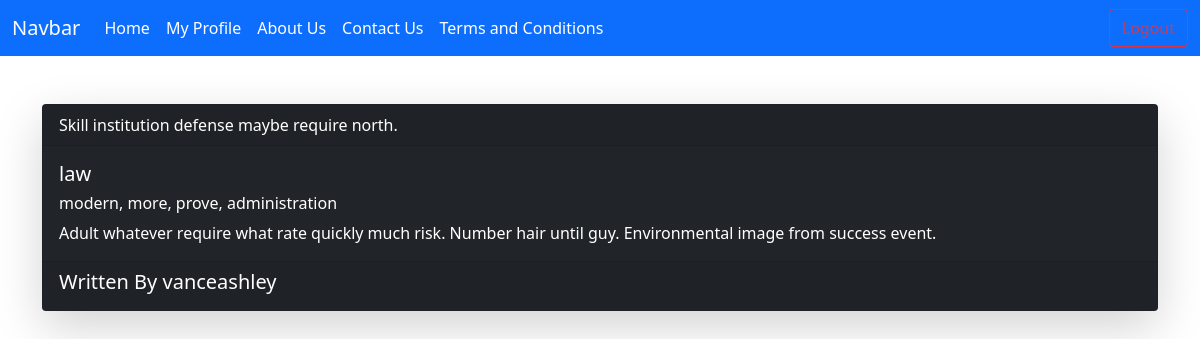
Screenshot of /readFull/4 (signed in) with the database file from the repository.
### snippetApp/models.py (models this page shows, shortened)
class Code(models.Model):
    title=models.CharField(max_length=250)
    code_content=models.TextField()
    language=models.CharField(max_length=50)
    tags=models.CharField(max_length=250,blank=True,null=True)
    user=models.ForeignKey(User,on_delete=models.CASCADE)

### snippetApp/views.py (the view)
# urls.py: path('readFull/<id>',views.readFull,name="readFull"),
@login_required(login_url="/login/")
def readFull(request,id):
    obj=Code.objects.get(id=id)
    context={'CodeContent':obj}
    return render(request,"readFull.html",context)

### snippetApp/templates/readFull.html (shortened to what this page needs)
{% extends "base.html" %}
{%block content%}
<div class="mt-5 ">
    {% if CodeContent %}
        <div class=" cards ">
            <div class="card text-white bg-dark mb-3 p-6 shadow-lg">
                <div class="card-header">
                    {{CodeContent.title}}
                </div>
                <div class="card-body">
                    <h5 class="card-title">{{CodeContent.language}}</h5>
                    <h6>{{CodeContent.tags}}</h6>
                    <p class="card-text">{{CodeContent.code_content}}</p>
                </div>
                <div class="card-footer">
                    <h5>Written By {{CodeContent.user.username}}</h5>
                </div>
            </div>
        </div>
    {% else %}
        <h4>NO CODE AVAILABLE</h4>
    {% endif %}
</div>
{% endblock %}

### rows the page displays
Code: title "Skill institution defense maybe require north.", language "law", tags "modern, more, prove, administration", code_content "Adult whatever require what rate quickly much risk. Number hair until guy. Environmental image from success event.", user.username "vanceashley"
